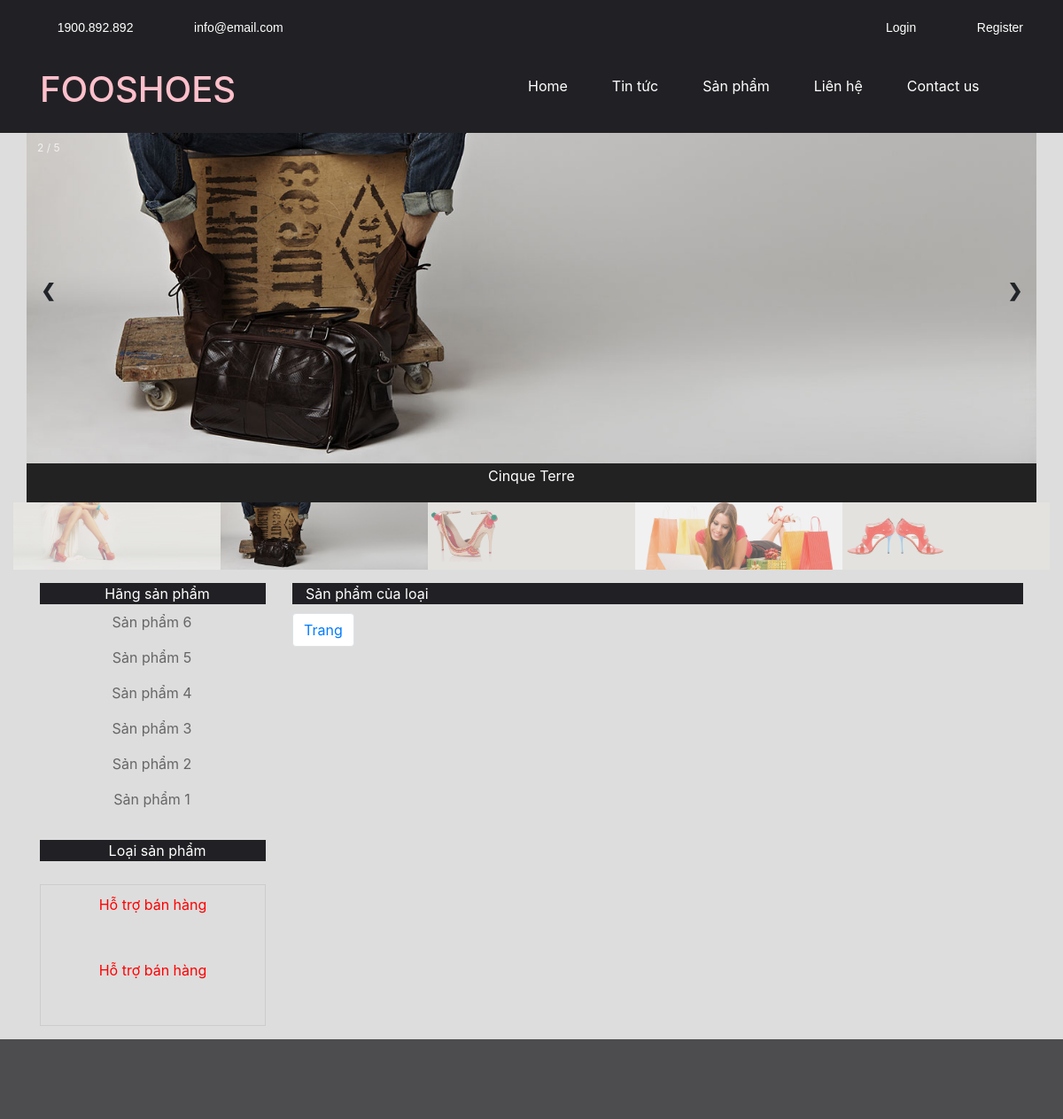
Page /index.php?controller=product_1&id.php (upper part) on the earlier database version.
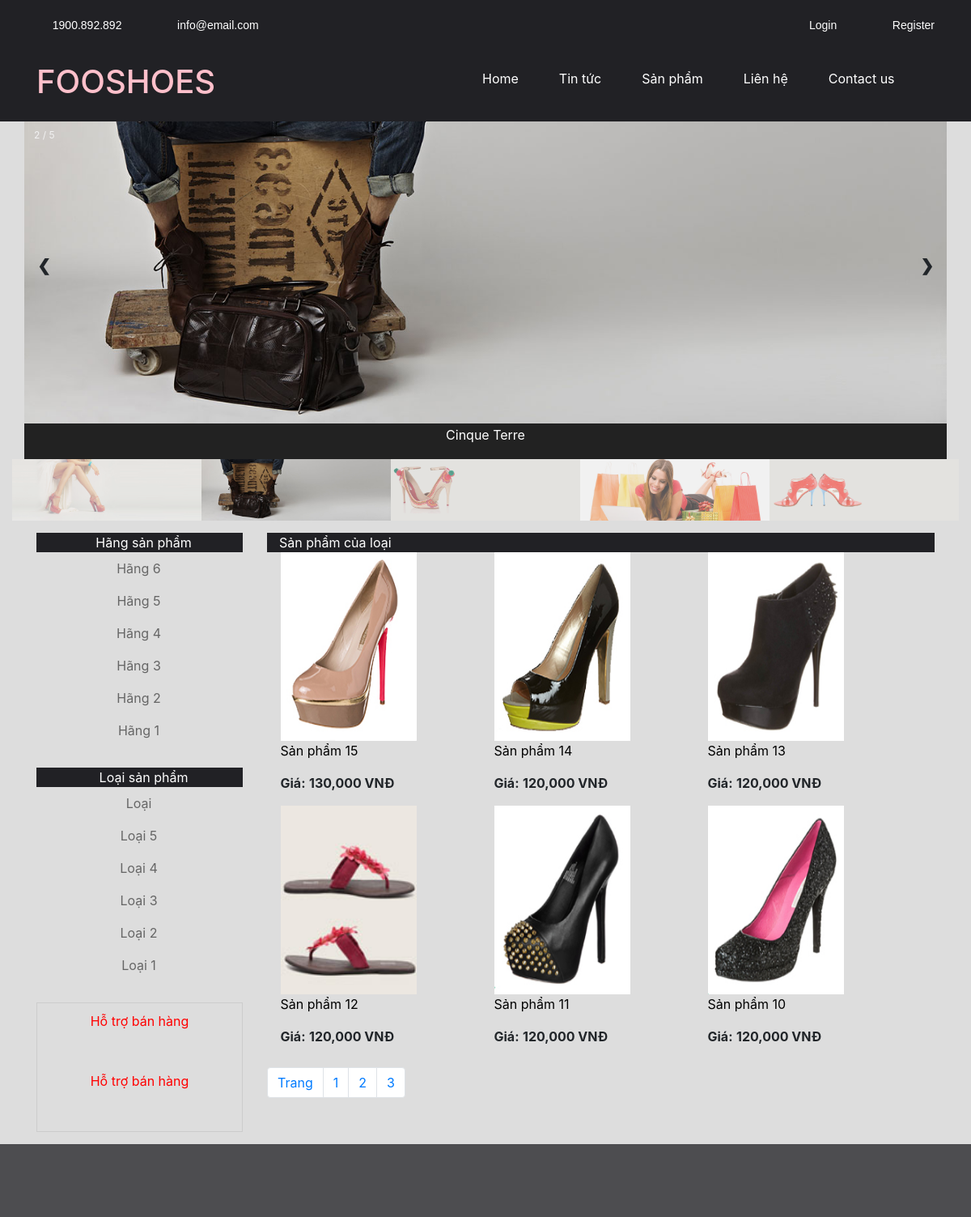
Same page on the later database version.
### tables this page shows
CREATE TABLE `tbl_category_product` (
  `pk_category_product_id` int(11) NOT NULL,
  `c_name` varchar(500) NOT NULL
);

CREATE TABLE `tbl_product_type` (
  `pk_product_type_id` int(11) NOT NULL,
  `c_name` varchar(500) NOT NULL
);

CREATE TABLE `tbl_product` (
  `pk_product_id` int(11) NOT NULL,
  `fk_category_product_id` int(11) NOT NULL DEFAULT '0',
  `fk_product_type_id` int(11) NOT NULL,
  `c_name` varchar(500) NOT NULL,
  `c_description` varchar(20000) NOT NULL,
  `c_content` text NOT NULL,
  `c_img` varchar(500) NOT NULL,
  `c_hotproduct` int(11) NOT NULL DEFAULT '0',
  `c_price` float NOT NULL,
  `price_sale` float NOT NULL
);

### Controller/frontend/controller_category.php (called while the page is built, shortened)
<?php
    class controller_category{
        public function __construct(){
            $this->model = new model();
            $arr = $this->model->get_all("select * from tbl_category_product order by pk_category_product_id desc");
            include "View/frontend/view_category.php";
        }
    }
    new controller_category();
 ?>

### Model/model.php (called while the page is built, shortened)
<?php
	class model{
		public function get_all($sql){
			global $db;
			$result = mysqli_query($db,$sql);
			$arr = array();
			while($rows = mysqli_fetch_object($result))
				$arr[] = $rows;
			return $arr;
		}
		public function get_a_record($sql){
			global $db;
			$result = mysqli_query($db,$sql);
			$arr = mysqli_fetch_object($result);
			return $arr;
		}
		public function get_num_rows($sql){
			global $db;
			$result = mysqli_query($db,$sql);
			return mysqli_num_rows($result);
		}
	}
 ?>

### Controller/frontend/controller_product_type.php (called while the page is built, shortened)
<?php
    class controller_product_type{
        public function __construct(){
            $this->model = new model();
            $arr = $this->model->get_all("select * from tbl_product_type order by pk_product_type_id desc");
            include "View/frontend/view_product_type.php";
        }
    }
    new controller_product_type();
 ?>

### Controller/frontend/controller_product_1.php (called while the page is built, shortened)
<?php
	class controller_product_1{
		public function __construct(){
			$this->model = new model();
			$id = isset($_GET["id"])?$_GET["id"]:0;
			if ($id == 0) {
			$record_per_page = 6;
			$total = $this->model->get_num_rows("select c_name from tbl_product ");
			$num_page = ceil($total/$record_per_page);
			$page = isset($_GET["p"])&&$_GET["p"]>0 ? ($_GET["p"]-1) : 0;
			$from = $page * $record_per_page;
			$arr = $this->model->get_all("select * from tbl_product order by pk_product_id desc limit $from,$record_per_page");
			}
			include "view/frontend/view_product_1.php";
		}
	}
	new controller_product_1();
 ?>

### View/frontend/view_product_1.php (the view)
    <div class="box-container">
        <div class="box-home box-product">
            <div class="header">
                <div class="promote">
                    <?php
                        $category = $this->model->get_a_record("select * from tbl_product_type where pk_product_type_id=$id");
                     ?>
                    <a href="#"><span> Sản phẩm của loại<?php echo isset($category->c_name) ? $category->c_name : ""; ?></span></a>
                </div>
            </div>
            <div class="list_product">
                <?php
                    foreach ($arr as $rows) {
                 ?>
                <div class="product">
                    <div class="image" style= "height: 233px;">
                        <img src="public/upload/product/<?php echo $rows->c_img; ?>" style= "width: 80%;height: 100%;">
                    </div>
                    <div class="info">
                            <p><a href="index.php?controller=product_detail&id=<?php echo $rows->pk_product_id; ?>" class="jt" ><?php echo $rows->c_name; ?></a></p>
                            <p><strong>Giá:</strong> <strong class="price"><?php echo number_format($rows->c_price); ?> VNĐ</strong> </p>
                        </div>
                </div>
                   <?php } ?>
                </div>
            </div>
        </div>
<div>
    <ul class="pagination">
            <li class="page-item"><a class="page-link" href="#">Trang</a></li>
        <?php
            for($i = 1; $i <= $num_page; $i++)
            {
         ?>
            <li class="page-item"><a class="page-link" href="admin.php?controller=category&p=<?php echo $i; ?>"><?php echo $i; ?></a></li>
        <?php } ?>
    </ul>
</div>

### View/frontend/view_category.php
            <div class="box-container">
                <div class="product-category">
                    <div class="header"><span>Hãng sản phẩm</span></div>
                        <div id="product_category">
                        <ul>
                           <?php
                               foreach ($arr as $rows) {
                            ?>
                           <li>
                           	<a href="index.php?controller=product&id=<?php echo $rows->pk_category_product_id; ?>"><span><?php echo $rows->c_name; ?></span></a>
                           </li>
                           <?php } ?>
                       </ul>
                    </div>
                </div>
</div>

### View/frontend/view_product_type.php
        	<div class="box-container">
                <div class="product-category">
                    <div class="header"><span>Loại sản phẩm</span></div>
                        <div id="product_category">
                        <ul>
                           <?php
                               foreach ($arr as $rows) {
                            ?>
                           <li>
                           	<a href="index.php?controller=product&id=<?php echo $rows->pk_product_type_id; ?>"><span><?php echo $rows->c_name; ?></span></a>
                           </li>
                           <?php } ?>
                       </ul>
                    </div>
                </div>
</div>

Differences in the rows shown:
changed tbl_category_product: c_name "Sản phẩm 6" → "Hãng 6"
changed tbl_category_product: c_name "Sản phẩm 5" → "Hãng 5"
changed tbl_category_product: c_name "Sản phẩm 4" → "Hãng 4"
changed tbl_category_product: c_name "Sản phẩm 3" → "Hãng 3"
changed tbl_category_product: c_name "Sản phẩm 2" → "Hãng 2"
changed tbl_category_product: c_name "Sản phẩm 1" → "Hãng 1"
added tbl_product_type: c_name "Loại"
added tbl_product_type: c_name "Loại 5"
added tbl_product_type: c_name "Loại 4"
added tbl_product_type: c_name "Loại 3"
added tbl_product_type: c_name "Loại 2"
added tbl_product_type: c_name "Loại 1"
added tbl_product: c_img (picture), c_name "Sản phẩm 15", c_price "130,000"
added tbl_product: c_img (picture), c_name "Sản phẩm 14", c_price "120,000"
added tbl_product: c_img (picture), c_name "Sản phẩm 13", c_price "120,000"
added tbl_product: c_img (picture), c_name "Sản phẩm 12", c_price "120,000"
added tbl_product: c_img (picture), c_name "Sản phẩm 11", c_price "120,000"
added tbl_product: c_img (picture), c_name "Sản phẩm 10", c_price "120,000"
Other differences:
new list line: "1"
new list line: "2"
new list line: "3"
